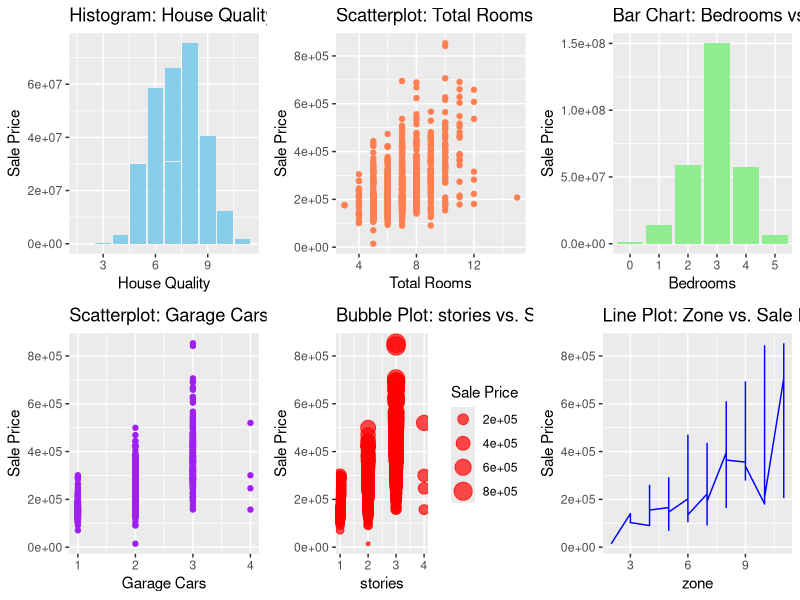
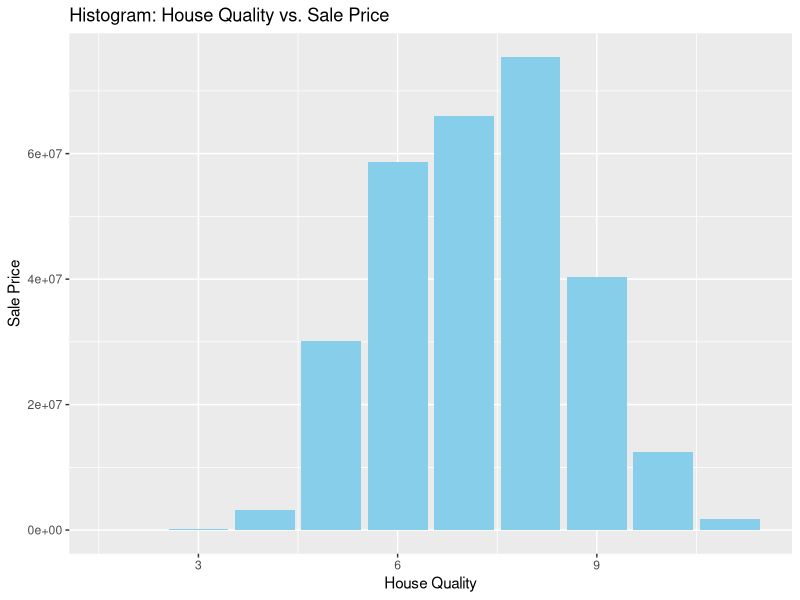
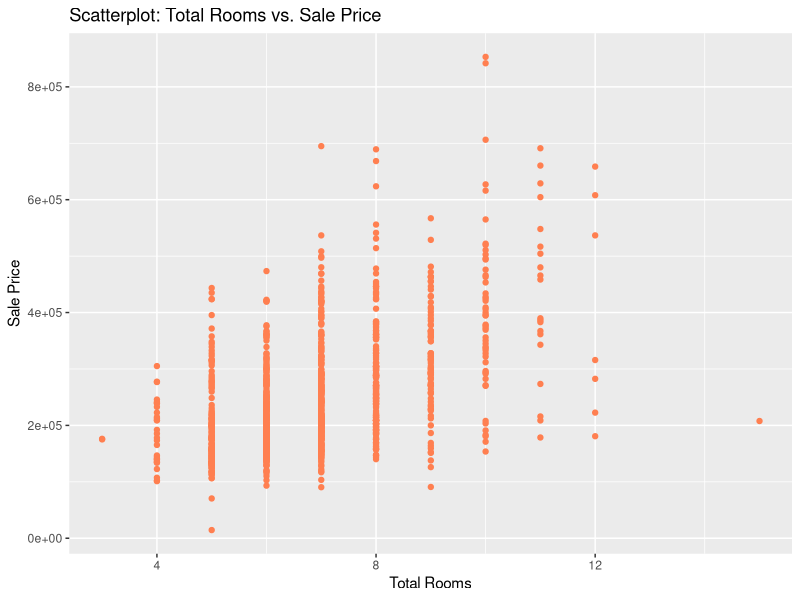
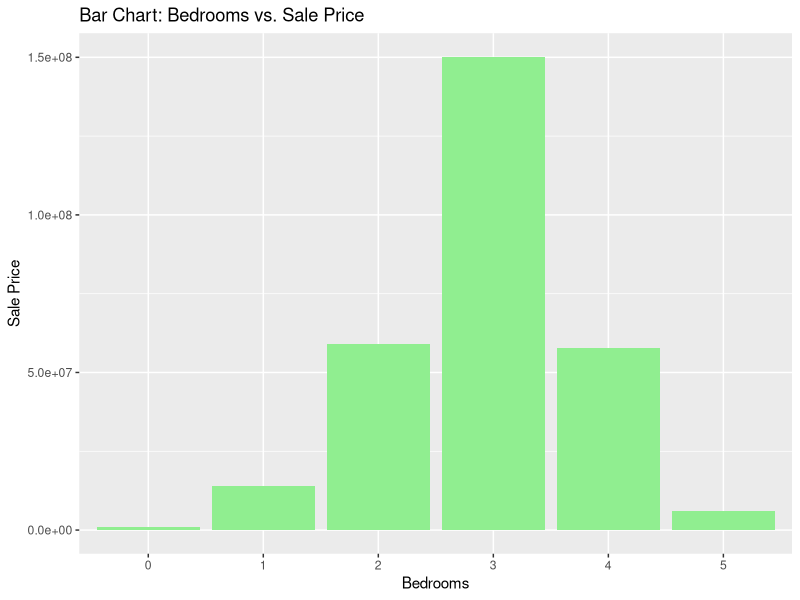
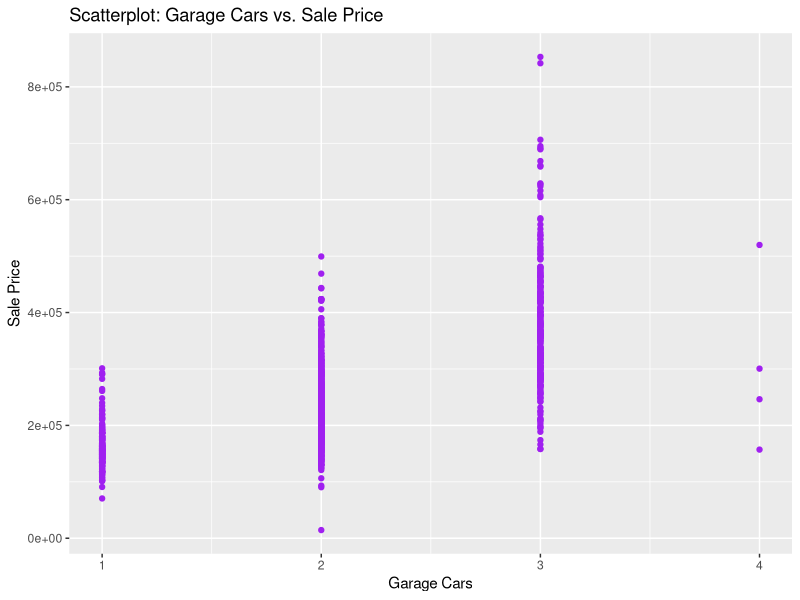
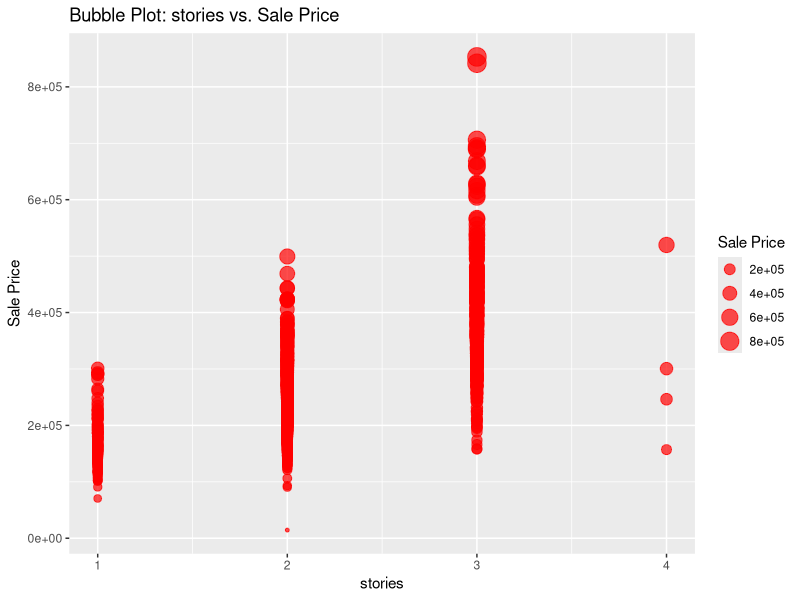
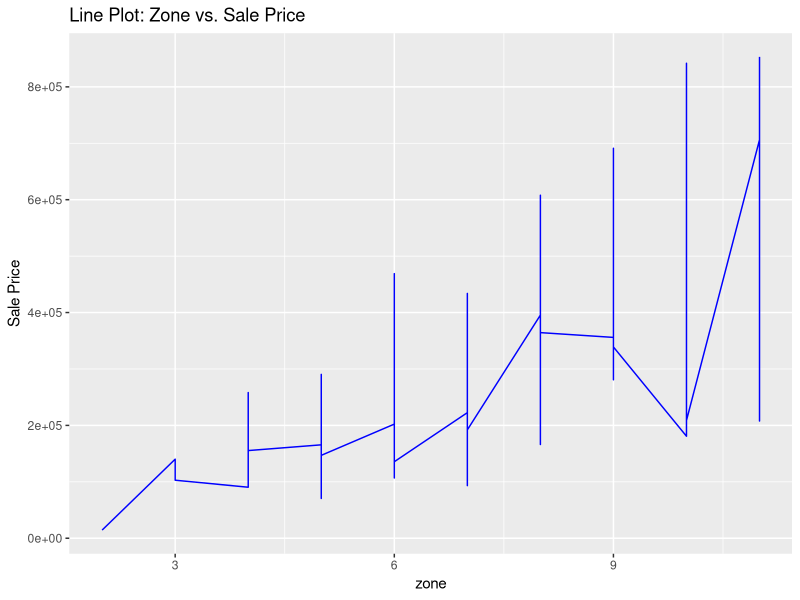

Recreate these plots in R, in order.
# we will first be installing the required packages

install.packages("readxl")
install.packages("dplyr")
install.packages("ggplot2")
install.packages("psych")
install.packages("gridExtra")

library(gridExtra)
library(psych)
library(ggplot2)
library(readxl)
library(dplyr)

#---------------------------------------------------------------------

# reading the ames.xlsx file
ames <- read_excel("ames.xlsx")
print(head(ames))



# ----------------------------------------------------------------------
# --------------------Descriptive Statistics of data--------------------
col <- colnames(ames)
print(length(colnames(ames)))   # 78 columns in the data
num_col <- colnames(ames)[sapply(ames, is.numeric)]

print(summary(ames))


#--------------------------------------------------------------------------
#-------------------Ensuring Data quality by preprocessing --------------

#1) Missing value checking
#print(sum(is.na(ames)))
variables_with_missing_values <- colnames(ames)[colSums(is.na(ames)) > 0.5 * nrow(ames)] # removing columns with more missing values
ames <- ames[, !names(ames) %in% variables_with_missing_values]
#now check for missing again, it will be reduced since the numer of columns will be reduced too
print(sum(is.na(ames)))
# delete rows with missing values
ames <- ames[complete.cases(ames), ]
print(sum(is.na(ames)))

# checkin duplicates
duplicate_rows <- ames[duplicated(ames), ]
print(length(duplicate_rows))

#4) recheck the structure of the dataset
structure <- str(ames)
print(structure)

#5) "frontage" column
missing_values <- sum(is.na(ames$frontage))
# Impute missing values with the median value
median_frontage <- median(ames$frontage, na.rm = TRUE)
ames$frontage[is.na(ames$frontage)] <- median_frontage
#print(sum(is.na(ames$frontage)))

#----------------------------------------------------------------------

#Pick 5 independent variables that you believe will be related to the dependent variable.
new_ames <- ames%>%
  select(ID,stories, house_quality, rooms_tot, bedroom, garage_cars, zone, sale_price)
# One-hot encode categorical variables
new_ames <- new_ames %>%
  mutate(zone = as.numeric(factor(zone)),
         stories = as.numeric(factor(stories)))
str(new_ames)

#------------------------------------------------------------------------------------------------

#4  Visualizations

plot1<-ggplot(new_ames, aes(x = house_quality, y = sale_price)) +
  geom_bar(stat = "identity", fill = "skyblue") +
  labs(title = "Histogram: House Quality vs. Sale Price", x = "House Quality", y = "Sale Price")
# SAVE THE plot
ggsave("plot1.png", plot1, width = 10, height = 10, units = "cm")


plot2<-ggplot(new_ames, aes(x = rooms_tot, y = sale_price)) +
  geom_point(color = "coral") +
  labs(title = "Scatterplot: Total Rooms vs. Sale Price", x = "Total Rooms", y = "Sale Price")
# save the plot
ggsave("plot2.png", plot2, width = 10, height = 10, units = "cm")


plot3<-ggplot(new_ames, aes(x = factor(bedroom), y = sale_price)) +
  geom_bar(stat = "identity", fill = "lightgreen") +
  labs(title = "Bar Chart: Bedrooms vs. Sale Price", x = "Bedrooms", y = "Sale Price")
ggsave("plot3.png", plot3, width = 10, height = 10, units = "cm")

plot4<-ggplot(new_ames, aes(x = garage_cars, y = sale_price)) +
  geom_point(color = "purple") +
  labs(title = "Scatterplot: Garage Cars vs. Sale Price", x = "Garage Cars", y = "Sale Price")
ggsave("plot4.png", plot4, width = 10, height = 10, units = "cm")


plot5<-ggplot(new_ames, aes(x = garage_cars, y = sale_price, size = sale_price)) +
  geom_point(alpha = 0.7, color = "#ff0000") +
  labs(title = "Bubble Plot: stories vs. Sale Price", x = "stories", y = "Sale Price", size = "Sale Price")
ggsave("plot5.png", plot5, width = 10, height = 10, units = "cm")


plot6<-ggplot(new_ames, aes(x = house_quality, y = sale_price)) +
  geom_line(color = "blue") +
  labs(title = "Line Plot: Zone vs. Sale Price", x = "zone", y = "Sale Price")
ggsave("plot6.png", plot6, width = 10, height = 10, units = "cm")


grid_arranged <- grid.arrange(plot1, plot2, plot3, plot4, plot5, plot6, ncol = 3)
print(grid_arranged)


#-----------------------------------------------------------------------------------------
#--------------------#5 Calculate appropriate measures of association ---------------------

#Pearson correlation matrix
cor_matrix <- cor(new_ames[, c("sale_price", "house_quality", "rooms_tot", "bedroom", "garage_cars")])
print(cor_matrix)

#Spearman rank correlation matrix
cor_matrix_spearman <- cor(new_ames[, c("sale_price", "house_quality", "rooms_tot", "bedroom", "garage_cars")], method = "spearman")
print(cor_matrix_spearman)

#----------------------------------------------------------------------------------------
#-------------------------------Data Splitting------------------------------

set.seed(123) # Put seed according to your roll number 
train_proportion <- 0.8
train_size <- round(nrow(new_ames) * train_proportion)
random_index <- sample(1:nrow(new_ames), nrow(new_ames))
train_data <- new_ames[random_index[1:train_size], ]
test_data <- new_ames[random_index[(train_size + 1):nrow(new_ames)], ]
print(nrow(train_data))
print(nrow(test_data))

#----------------------------------------------------------------------------------------
# -------------------Simple Linear Regression----------------------------------
model1 <- lm(sale_price ~ house_quality, data = train_data)
print(summary(model1)) # print the summary of the model you want.
test_data$predicted_sale_price <- predict(model1, test_data)
print(cor(test_data$sale_price, test_data$predicted_sale_price)^2) #0.65
# print r squared value
summary_model1 <- summary(model1)
r_squared <- summary_model1$r.squared
test_data$predicted_sale_price <- predict(model1, newdata = test_data)
r_squared_test <- 1 - mean((test_data$sale_price - test_data$predicted_sale_price)^2) / var(test_data$sale_price)
cat("R-squared value for test data:", r_squared_test, "\n") # higher r_squared_test = better accuracy


model2 <- lm(sale_price ~ rooms_tot, data = train_data)
#print(summary(model2))
test_data$predicted_sale_price2 <- predict(model2, test_data)
print(cor(test_data$sale_price, test_data$predicted_sale_price2)^2) #0.39


model3 <- lm(sale_price ~ rooms_tot, data = train_data)
summary_model3 <- summary(model3)
r_squared <- summary_model3$r.squared
test_data$predicted_sale_price3 <- predict(model3, newdata = test_data)
r_squared_test <- 1 - mean((test_data$sale_price - test_data$predicted_sale_price3)^2) / var(test_data$sale_price)
cat("R-squared value for test data:", r_squared_test, "\n") # higher r_squared_test = better accuracy


model4 <- lm(sale_price ~ garage_cars, data = train_data)
#print(summary(model4))
test_data$predicted_sale_price4 <- predict(model4, test_data)
print(cor(test_data$sale_price, test_data$predicted_sale_price4)^2) #0.41

# -------------------Multiple Regression----------------------------------

model5 <- lm(sale_price ~ house_quality + rooms_tot + bedroom + garage_cars, data = train_data)
print(summary(model5))
test_data$predicted_sale_price5 <- predict(model5, test_data)
print(cor(test_data$sale_price, test_data$predicted_sale_price5)^2) #0.74


model6 <- lm(sale_price ~ house_quality + rooms_tot + bedroom, data = train_data)
#print(summary(model6))
test_data$predicted_sale_price6 <- predict(model6, test_data)
print(cor(test_data$sale_price, test_data$predicted_sale_price6)^2) #0.70


model7 <- lm(sale_price ~ house_quality + garage_cars, data = train_data)
#print(summary(model7))
test_data$predicted_sale_price7 <- predict(model7, test_data)

print(cor(test_data$sale_price, test_data$predicted_sale_price7)^2) #0.72
# r squared
summary_model7 <- summary(model7)
r_squared <- summary_model7$r.squared
test_data$predicted_sale_price7 <- predict(model7, newdata = test_data)
r_squared_test <- 1 - mean((test_data$sale_price - test_data$predicted_sale_price7)^2) / var(test_data$sale_price)
cat("R-squared value for test data:", r_squared_test, "\n") # higher r_squared_test = better accuracy



#--------result: Multiple Regression gave better output than simple linear regression--------------------------------
